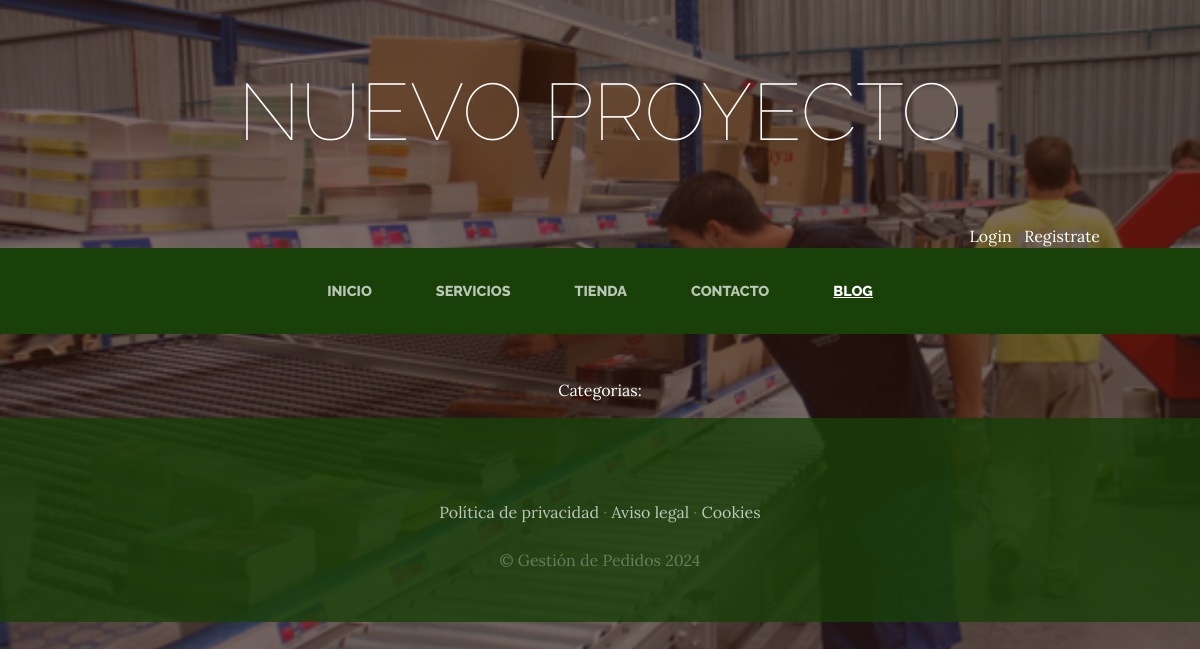
/blog/categoria/4/, run on an earlier commit of the app's database.
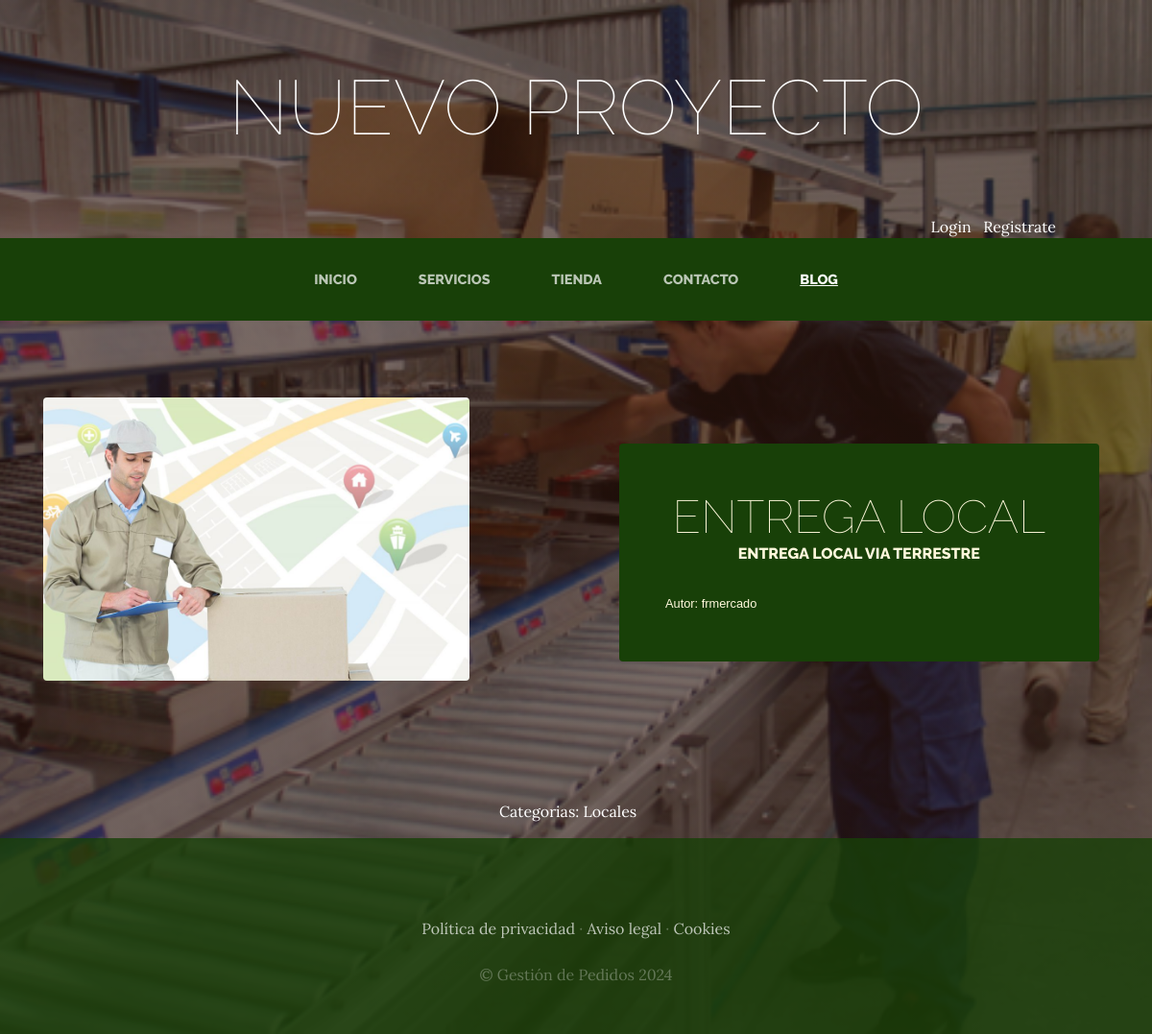
And on a later commit of the database.
### blog/models.py (models this page shows, shortened)
class Post(models.Model):
    titulo=models.CharField(max_length=60)
    contenido=models.CharField(max_length=60)
    imagen=models.ImageField(upload_to='blog', null=True, blank=True)
    autor=models.ForeignKey(User, on_delete=models.CASCADE) #Eliminar en cascada, se borra un usuario, borra todos sus POST
    categorias=models.ManyToManyField(Categoria)
    created=models.DateTimeField(auto_now=True)
    updated=models.DateTimeField(auto_now=True)
    class Meta:
        verbose_name='post'
        verbose_name_plural='posts'

class Categoria(models.Model):
    nomCate=models.CharField(max_length=60) #Acordarse de la variable
    created=models.DateTimeField(auto_now=True)
    updated=models.DateTimeField(auto_now=True)
    class Meta:
        verbose_name='categoria'
        verbose_name_plural='categorias'

### blog/views.py (the view)
# urls.py: path('categoria/<int:categoria_id>/', views.categoria, name="categoria")
def categoria(request, categoria_id):
    categoria=Categoria.objects.get(id=categoria_id)
    posts=Post.objects.filter(categorias=categoria)
    return render(request, "blog/categoria.html", {'categoria':categoria, "posts": posts})

### carrito/context_processor.py (called while the page is built)
def importe_total_carro(request):
    total=0
    if request.user.is_authenticated:
        if "carrito" in request.session:
            for key, value in request.session["carrito"].items():
                total=total+(float(value["precio"])) #*value["cantidad"]
    return {"importe_total_carro":total}

### blog/templates/blog/categoria.html
{% extends "ProyectowebApp/base.html" %}
{% load static %}
{% block content %}
    {% for post in posts %}
    <section class="page-section clearfix">
        <div class="container">
          <div class="intro">
            <img class="intro-img img-fluid mb-3 mb-lg-0 rounded" src="{{post.imagen.url}}" alt="" style="width: 40%;">
            <div class="intro-text left-0 text-center bg-faded p-5 rounded">
              <h2 class="section-heading mb-4" >
                <span class="section-heading-lower small-text">{{post.titulo}}</span>
                <span class="section-heading-upper small-text">{{post.contenido}}</span>
              </h2>
              <div style="text-align: left; font-size: 0.8em; font-family: Arial, Helvetica, sans-serif; margin-top: 10px;">
                <p style="margin: 0;">Autor: {{ post.autor }}</p>
            </div>
            </div>
          </div>
        </div>
      </section>
    {% endfor %}
<p><br>
<section>
    <div style="width: 75%; margin: auto; text-align: center; color: white;">
        Categorias:
        {% for post in posts %}
            {% for categoria in post.categorias.all %}
            {{categoria.nomCate}} &nbsp;&nbsp;&nbsp;
            {% endfor %}
        {% endfor %}
    </div>
</section>
</p>
{% endblock %}

What changed in the data, as far as the page shows it:
added Post: imagen (picture), titulo "ENTREGA LOCAL", contenido "ENTREGA LOCAL VIA TERRESTRE", autor "frmercado"
now on this page (row unchanged): Categoria: nomCate "Locales"
